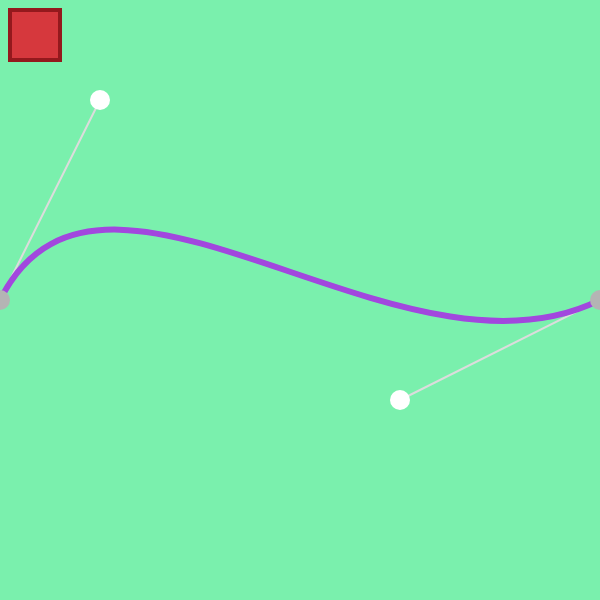
Frame 1 (no input)
Frame 60 (no input): identical to frame 1, image omitted
Frame 120 (the mouse pressed at the canvas centre since frame 60): identical to frame 1, image omitted

The p5.js sketch that drew this single still picture (run headless with seeded random() and noise() and a simulated clock; from frame 60 on, the mouse is pressed at the canvas centre):

// p5.js sketch
// ── sketch.js
var px = [0, 100, 400, 600]; //control points x pos
var py = [300, 100, 400, 300]; //control points y pos
var reset = 0;
var speed = 5; //how fast the points move
var pointSwitch = 1; //wich points will move? (control points 1 & 4 or 2 & 3)
var c1c4;
var c2c3;

function setup() {
  createCanvas(600, 600);
}

function draw() {
  background(122, 240, 173);
  
  //reset button
  fill(214, 56, 61);
  strokeWeight(4);
  stroke(148, 25, 29);
  rect(10, 10, 50, 50);
  if(mouseX >= 10 && mouseX <= 60 && mouseY >= 10 && mouseY <=60) {
    reset = 1;
  }
  else {
    reset = 0;
  }
  
  theCurve();
}

//function to draw the bezier curve
function theCurve () {
  
  //change what pressing WASD or the arrow keys do (change control points 1 & 4 or 2 & 3)
  switch(pointSwitch) {
    case 0:
      //colour the points being moved
      c1c4 = 255;
      c2c3 = 180;
      
      //changing the 2nd control point
      if(keyIsDown(65)) {
         px[0] -= speed;
      } // 65 = "a"
      else if (keyIsDown(68)) {
        px[0] += speed;
      } // 68 = "d"
      else if (keyIsDown(87)) {
        py[0] -= speed;
      } // 87 = "w"
      else if (keyIsDown(83)) {
        py[0] += speed;
      } // 83 = "s"

      //changing the 3rd control point
      if(keyIsDown(LEFT_ARROW)) {
        px[3] -= speed;
      }
      else if(keyIsDown(RIGHT_ARROW)) {
        px[3] += speed;
      }
      else if(keyIsDown(UP_ARROW)) {
        py[3] -= speed;
      }
      else if(keyIsDown(DOWN_ARROW)) {
        py[3] += speed;
      }
      break;
      
    case 1:
      //colour the points being moved
      c1c4 = 180;
      c2c3 = 255;
      
      //changing the 2nd control point
      if(keyIsDown(65)) {
         px[1] -= speed;
      } // 65 = "a"
      else if (keyIsDown(68)) {
        px[1] += speed;
      } // 68 = "d"
      else if (keyIsDown(87)) {
        py[1] -= speed;
      } // 87 = "w"
      else if (keyIsDown(83)) {
        py[1] += speed;
      } // 83 = "s"

      //changing the 3rd control point
      if(keyIsDown(LEFT_ARROW)) {
        px[2] -= speed;
      }
      else if(keyIsDown(RIGHT_ARROW)) {
        px[2] += speed;
      }
      else if(keyIsDown(UP_ARROW)) {
        py[2] -= speed;
      }
      else if(keyIsDown(DOWN_ARROW)) {
        py[2] += speed;
      }
      break;
  }
  
  //lines
  strokeWeight(2);
  stroke(220);
  line(px[0], py[0], px[1], py[1]);
  line(px[2], py[2], px[3], py[3]);
  
  //the bezier curve
  noFill();
  strokeWeight(6);
  stroke(162, 71, 222);
  bezier(px[0], py[0], px[1], py[1], px[2], py[2], px[3], py[3]);
  
  //control points
  strokeWeight(20);
  stroke(c1c4);
  point(px[0], py[0]);
  point(px[3], py[3]);
  
  stroke(c2c3);
  point(px[1], py[1]);
  point(px[2], py[2]);

}

//control the varaible 'pointSwitch' so the control points that switch are changed
function keyPressed () {
  if (keyCode === 32) {
    if (pointSwitch === 1) {
        pointSwitch = 0;
      }
    else {
        pointSwitch = 1;
    }
  }
}

//reset the points
function mousePressed () {
  if (reset === 1) {
    px = [0, 100, 400, 600]; 
    py = [300, 100, 400, 300]; 
  }
}
